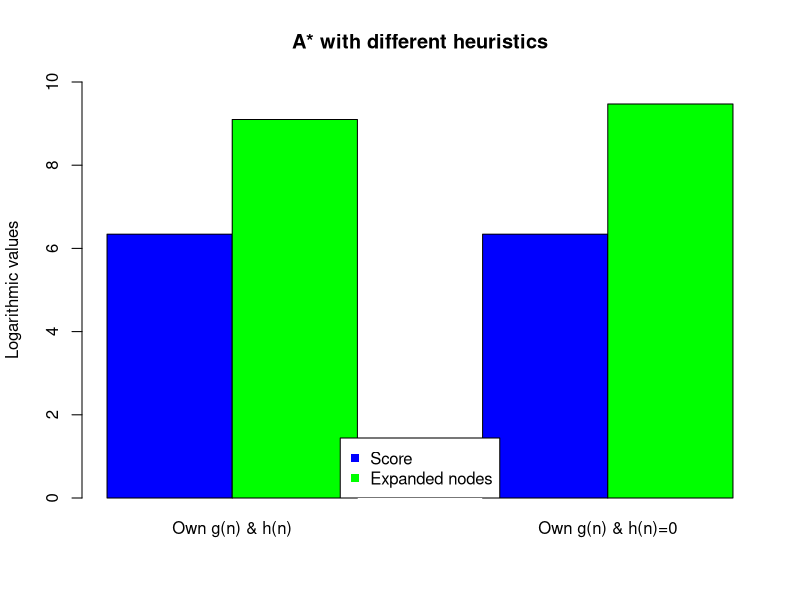

Source code (R):
own <- c(log(568), log(8945))
zero <- c(log(568), log(12983))

colors <- c("blue", "green", "blue", "green")

barplot(cbind(own, zero), beside = TRUE, names.arg = c("Own g(n) & h(n)", "Own g(n) & h(n)=0"), col = colors, ylim = c(0,10), main = "A* with different heuristics", ylab = "Logarithmic values")
legend("bottom", legend = c("Score", "Expanded nodes"), col=c("blue", "green"), pch = c(15,15))
